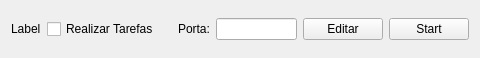
<?xml version="1.0" encoding="UTF-8"?>
<ui version="4.0">
 <class>Task</class>
 <widget class="QWidget" name="Task">
  <property name="geometry">
   <rect>
    <x>0</x>
    <y>0</y>
    <width>480</width>
    <height>58</height>
   </rect>
  </property>
  <property name="windowTitle">
   <string>Form</string>
  </property>
  <layout class="QHBoxLayout" name="horizontalLayout">
   <item>
    <widget class="QLabel" name="numClient">
     <property name="text">
      <string>Label</string>
     </property>
    </widget>
   </item>
   <item>
    <widget class="QCheckBox" name="checkBox">
     <property name="text">
      <string>Realizar Tarefas</string>
     </property>
    </widget>
   </item>
   <item>
    <spacer name="horizontalSpacer">
     <property name="orientation">
      <enum>Qt::Horizontal</enum>
     </property>
     <property name="sizeHint" stdset="0">
      <size>
       <width>40</width>
       <height>20</height>
      </size>
     </property>
    </spacer>
   </item>
   <item>
    <widget class="QLabel" name="label">
     <property name="text">
      <string>Porta:</string>
     </property>
    </widget>
   </item>
   <item>
    <widget class="QLineEdit" name="porta">
     <property name="inputMask">
      <string/>
     </property>
     <property name="text">
      <string/>
     </property>
    </widget>
   </item>
   <item>
    <widget class="QPushButton" name="editButton">
     <property name="text">
      <string>Editar</string>
     </property>
    </widget>
   </item>
   <item>
    <widget class="QPushButton" name="removeButton">
     <property name="text">
      <string>Start</string>
     </property>
    </widget>
   </item>
  </layout>
 </widget>
 <resources/>
 <connections/>
</ui>
